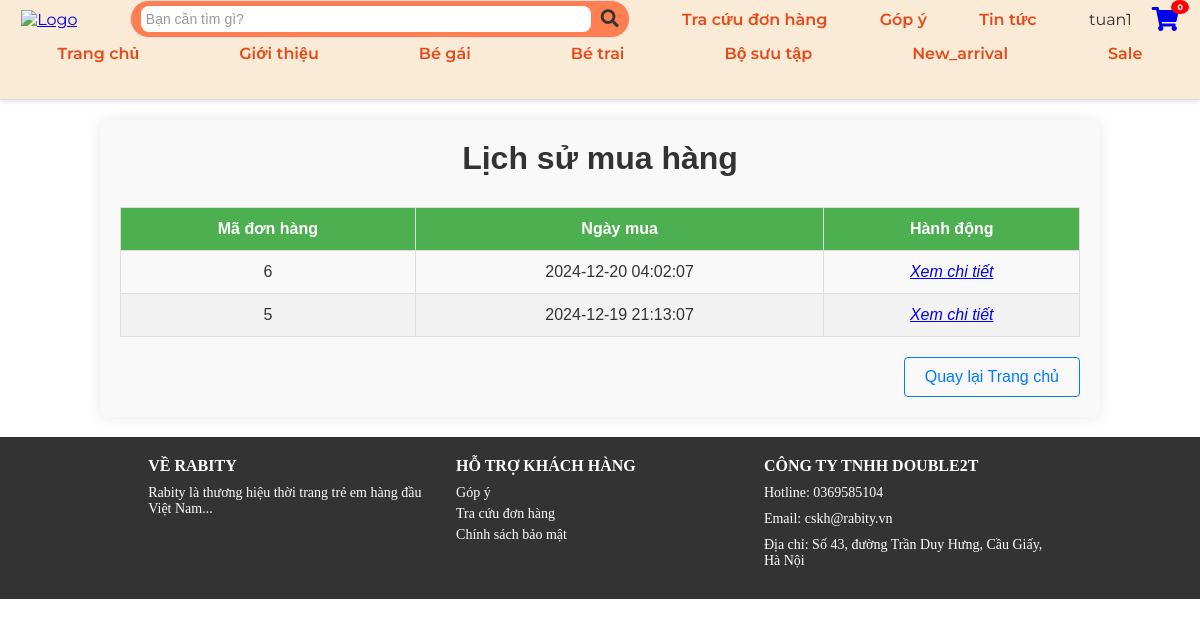
Page /Pages/orders/purchase_history.php (signed in) on the committed database.
### tables this page shows
CREATE TABLE `orders` (
  `id` int(11) NOT NULL,
  `user_id` int(11) NOT NULL,
  `user_name` varchar(255) NOT NULL,
  `phone` varchar(20) NOT NULL,
  `address` text NOT NULL,
  `payment_method` varchar(50) NOT NULL,
  `shipping_method` varchar(50) NOT NULL,
  `bank` varchar(50) DEFAULT NULL,
  `total_price` decimal(10,2) NOT NULL,
  `shipping_cost` decimal(10,2) NOT NULL,
  `status` varchar(50) DEFAULT 'Chờ xử lý',
  `created_at` timestamp NOT NULL DEFAULT current_timestamp()
);

### Pages/orders/purchase_history.php (the view, shortened to what this page needs)
<?php
require '../../db.php';
$user_id = $_SESSION['user_id'];
$stmt = $pdo->prepare(
    "SELECT id AS order_id, created_at
     FROM orders
     WHERE user_id = ? AND status = 'Đã nhận'
     ORDER BY created_at DESC"
);
$stmt->execute([$user_id]);
$orders = $stmt->fetchAll(PDO::FETCH_ASSOC);
?>
<!DOCTYPE html>
<html lang="en">
<head>
    <link rel="stylesheet" href="../../css/purchase_history.css">
    <link rel="stylesheet" href="../../css/footer.css">
    <link rel="stylesheet" href="../../css/header.css">
</head>
<body>
    <?php include '../../header.php'; ?>
    <main>
        <div class="order-history-container">
            <h1>Lịch sử mua hàng</h1>
            <?php if (empty($orders)): ?>
                <p>Bạn chưa có đơn hàng nào với trạng thái "Đã nhận".</p>
            <?php else: ?>
                <table class="order-history-table">
                    <thead>
                        <tr>
                            <th>Mã đơn hàng</th>
                            <th>Ngày mua</th>
                            <th>Hành động</th>
                        </tr>
                    </thead>
                    <tbody>
                        <?php foreach ($orders as $order): ?>
                            <tr>
                                <td><?php echo htmlspecialchars($order['order_id']); ?></td>
                                <td><?php echo htmlspecialchars($order['created_at']); ?></td>
                                <td>
                                    <a href="order_details.php?order_id=<?php echo $order['order_id']; ?>" class="view-details-btn">Xem chi tiết</a>
                                </td>
                            </tr>
                        <?php endforeach; ?>
                    </tbody>
                </table>
            <?php endif; ?>
            <div class="btn-backhome">
                <a href="index.php" class="back-btn">Quay lại Trang chủ</a>
            </div>
        </div>
    </main>
    <?php include '../../footer.php'; ?>
</body>
</html>

### css/purchase_history.css (style rules this page uses)
* { margin: 0; padding: 0; box-sizing: border-box; }
main { margin-top: 120px; font-family: 'Gill Sans', 'Gill Sans MT', Calibri, 'Trebuchet MS', sans-serif; }
.order-history-container { max-width: 1000px; margin: 20px auto; padding: 20px; background-color: #f9f9f9; border-radius: 8px; box-shadow: 0 0 15px rgba(0, 0, 0, 0.1); }
.order-history-container h1 { text-align: center; font-size: 2rem; color: #333; margin-bottom: 30px; }
.order-history-table { width: 100%; border-collapse: collapse; margin-bottom: 20px; }
.order-history-table th, .order-history-table td { padding: 12px; text-align: center; border: 1px solid #ddd; }
.order-history-table th { background-color: #4CAF50; color: white; font-weight: bold; }
.order-history-table tr:nth-child(even) { background-color: #f2f2f2; }
.order-history-table td { font-size: 1rem; color: #333; }
.order-history-table td:last-child { font-style: italic; }
.back-btn { display: inline-block; text-decoration: none; color: #007BFF; font-size: 1rem; text-align: center; padding: 10px 20px; border-radius: 4px; border: 1px solid #007BFF; transition: background-color 0.3s, color 0.3s; }
.btn-backhome { display: flex; justify-content: flex-end; }

### rows in the picture
orders: id "6", created_at "2024-12-20 04:02:07"
orders: id "5", created_at "2024-12-19 21:13:07"

### other values in the picture
$cart_count "0"
$category_name "Bé gái"
$category_name "Bé trai"
$category_name "Bộ sưu tập"
$category_name "New_arrival"
$category_name "Sale"
